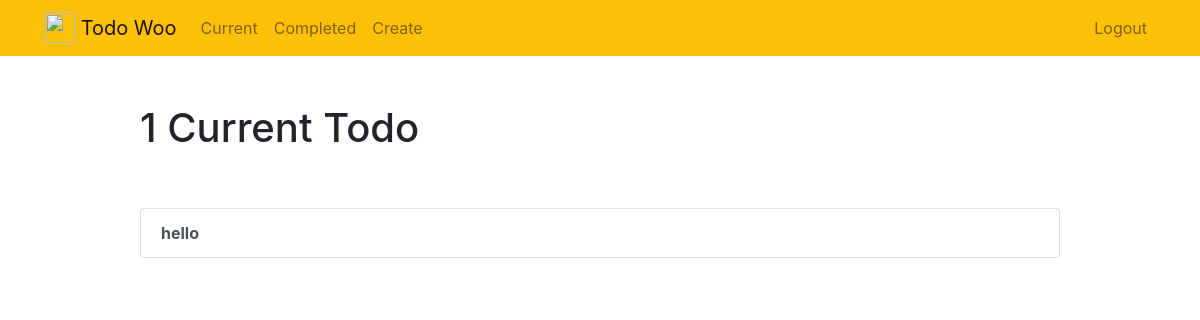
/current/ (signed in), run on an earlier commit of the app's database.
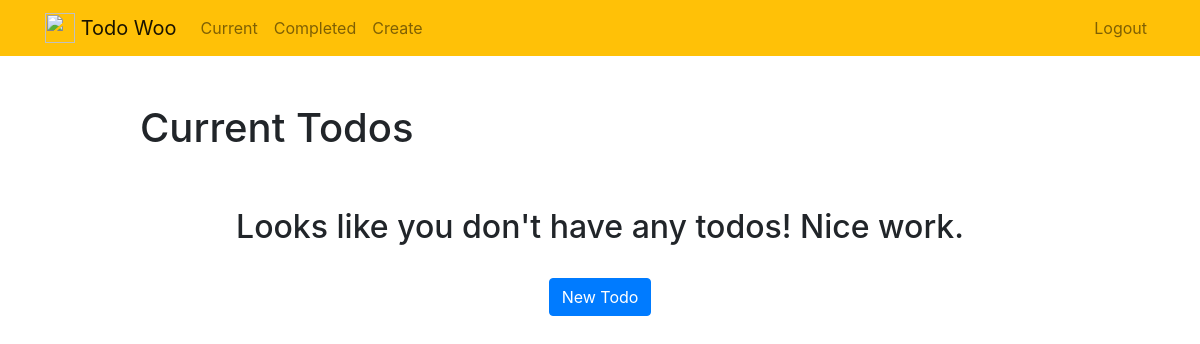
And on a later commit of the database.
### todo/models.py (models this page shows, shortened)
class Todo(models.Model):
    title = models.CharField(max_length=100)
    memo = models.TextField(blank=True)
    created = models.DateTimeField(auto_now_add=True)
    datecompleted = models.DateTimeField(null=True, blank=True)
    important = models.BooleanField(default=False)
    user = models.ForeignKey(User, on_delete=models.CASCADE)

### todo/views.py (the view)
# urls.py: path('current/', views.currenttodos, name='currenttodos'),
@login_required
def currenttodos(request):
    todos = Todo.objects.filter(user=request.user, datecompleted__isnull=True)
    return render(request, 'todo/currenttodos.html',{'todos': todos})

### todo/templates/todo/currenttodos.html (shortened to what this page needs)
{% extends "todo/base.html" %}
{% block content %}
    <div class="row justify-content-center mt-5">
        <div class="col-md-10">
            {% if todos %}
                 <h1>{{ todos.count }} Current Todo{{ todos.count|pluralize }}</h1>
            {% else %}
                           <h1>Current Todos</h1>
            {% endif %}
        </div>
    </div>
    <div class="row justify-content-center mt-5">
        <div class="col-md-10">
        {% if todos %}
            <div class="list-group">
                {% for todo in todos %}
                    <a href="{% url 'viewtodo' todo.id %}" class="list-group-item list-group-item-action"><b>{{ todo.title }}</b></a>
                {% endfor %}
            </div>
        {% else %}
            <div class="text-center">
                <h2>Looks like you don't have any todos! Nice work.</h2>
            <br>
            <a role="button" class="btn btn-primary" href="{% url 'createtodo' %}">New Todo</a>
            </div>
        {% endif %}
        </div>
    </div>
{% endblock %}

What changed in the data, as far as the page shows it:
no longer on this page (row edited): Todo: title "hello"
Also different on the page:
{{ todos.count }}: "1" → (not shown)
text no longer shown: "Current Todo"
text now shown: "Current Todos Looks like you don't have any todos! Nice work. New Todo"
